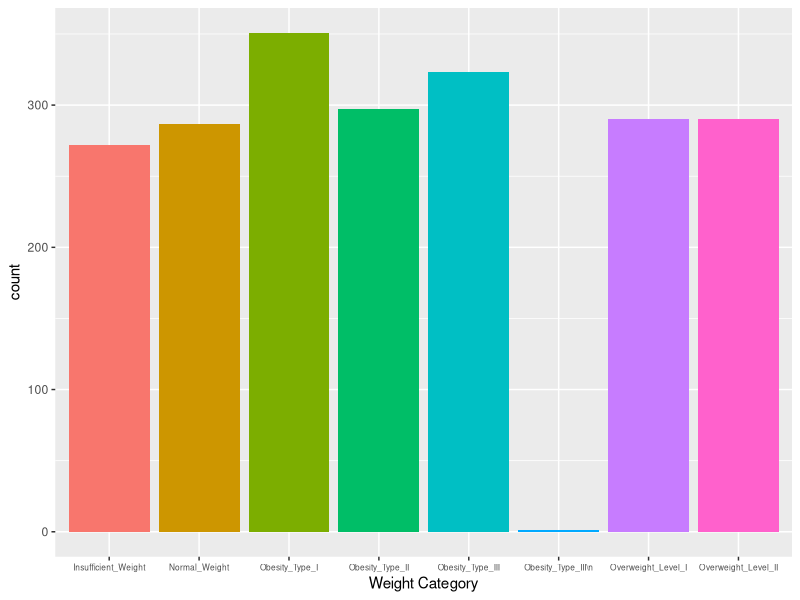

Generate this figure with R:
## ---- chunk 1
knitr::opts_chunk$set(echo = TRUE,warning = FALSE, tidy.opts=list(width.cutoff=90), tidy=TRUE)
## ---- chunk 2
library(ggplot2)
ObesityDataset = read.csv("ObesityDataSet_raw_and_data_sinthetic.csv")

# A Plot of how many people analyzed were in each weight category
ObesityDataset |> ggplot(aes(x = NObeyesdad, fill = NObeyesdad)) + geom_bar() + 
  theme(axis.text.x=element_text(size=6), legend.position = "none") + xlab("Weight Category")
